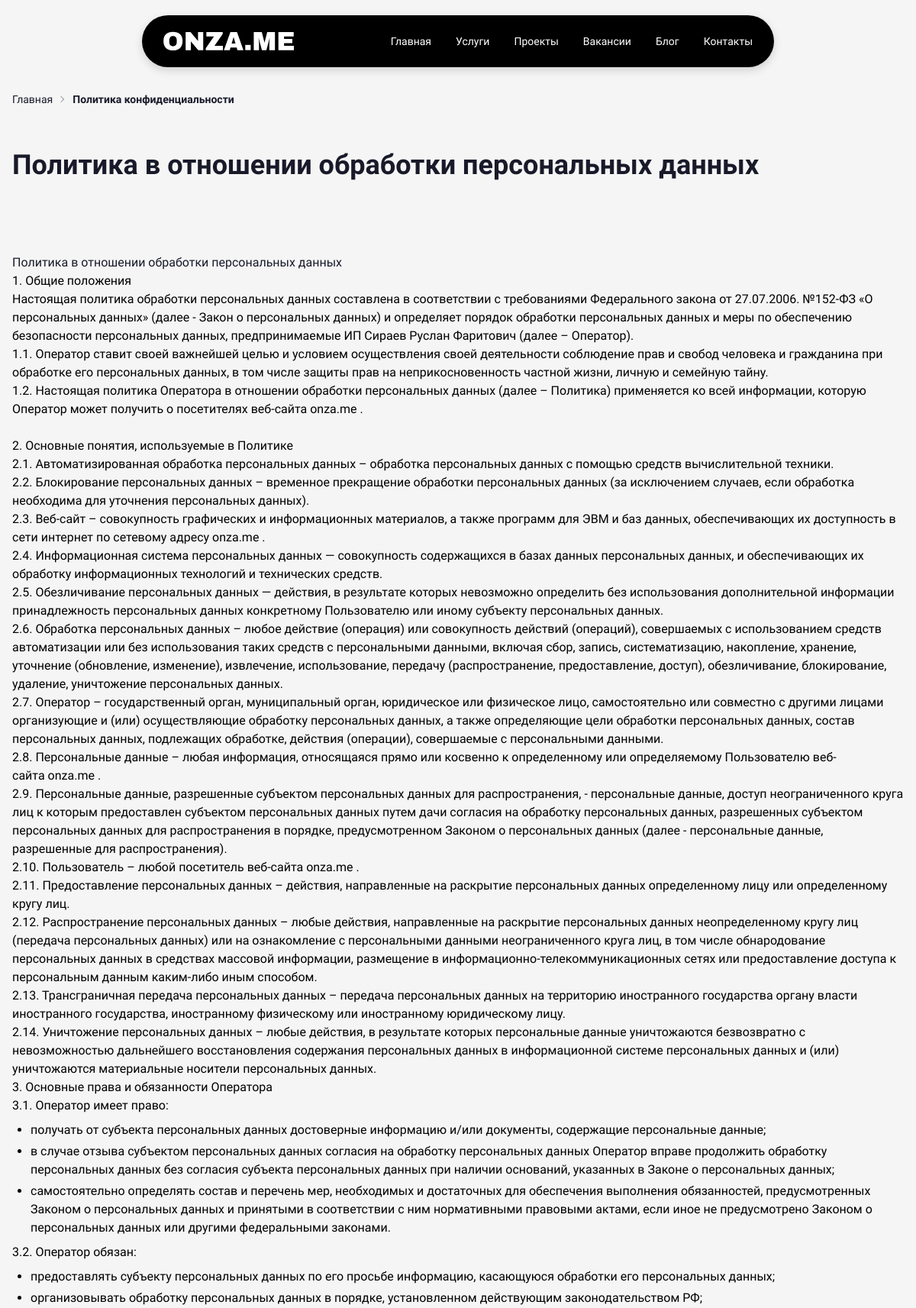
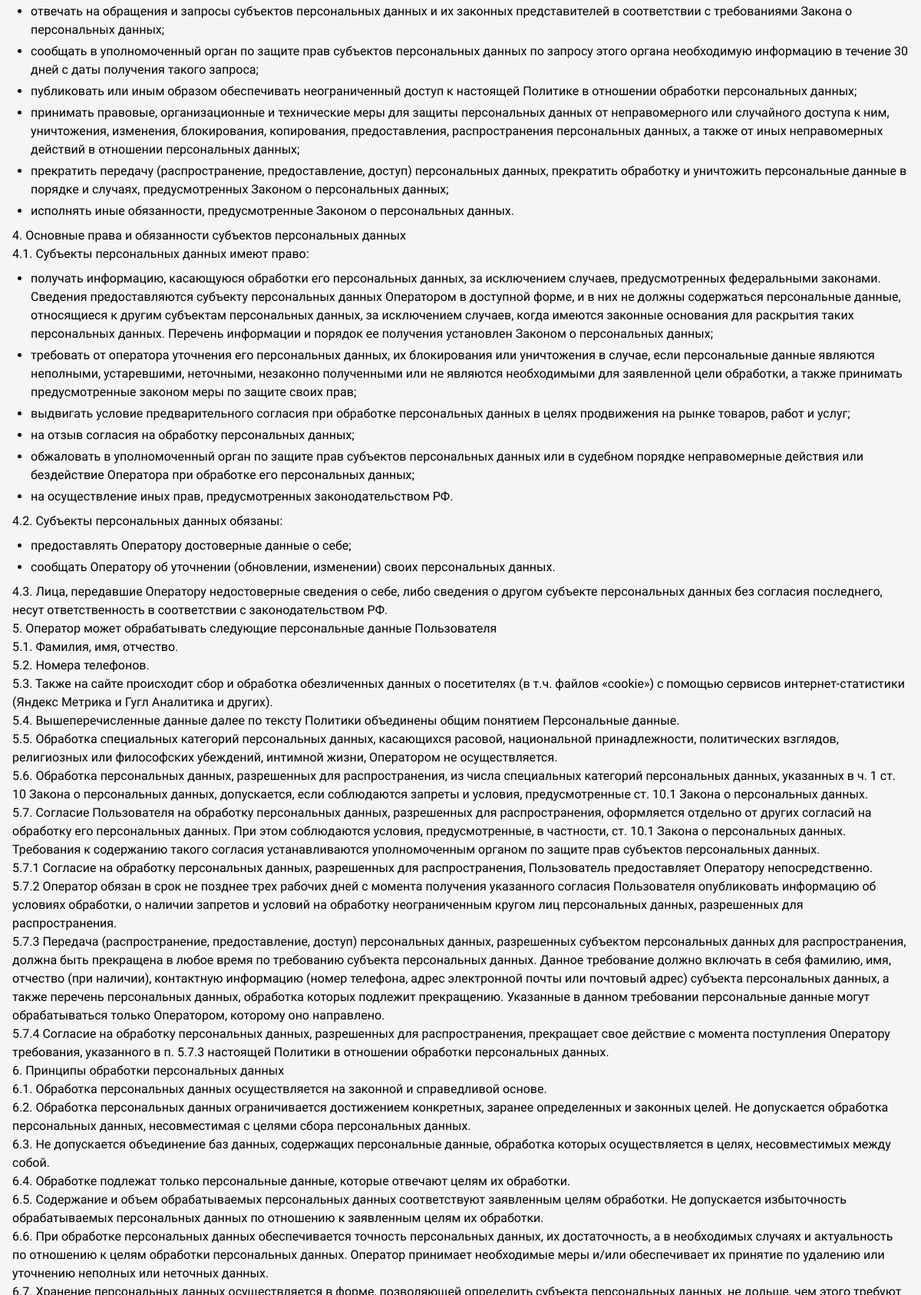
Page /privacy.php (upper part) on the committed database (2 pictures, top to bottom).
### tables this page shows
CREATE TABLE pages (
        id INTEGER PRIMARY KEY AUTOINCREMENT,
        slug TEXT UNIQUE NOT NULL,
        title TEXT NOT NULL,
        meta_description TEXT,
        content TEXT NOT NULL,
        is_active INTEGER DEFAULT 1,
        created_at DATETIME DEFAULT CURRENT_TIMESTAMP,
        updated_at DATETIME DEFAULT CURRENT_TIMESTAMP
    );

### privacy.php (the view, shortened to what this page needs)
<?php
function getPageBySlug($slug) {
    $db = getDB();
    $stmt = $db->prepare("SELECT * FROM pages WHERE slug = ? AND is_active = 1");
    $stmt->execute([$slug]);
    return $stmt->fetch();
}
$slug = 'privacy';
$page = getPageBySlug($slug);
if ($page) {
    $breadcrumbs = '<nav class="container mx-auto max-w-7xl px-4 pt-6 text-sm" aria-label="Хлебные крошки">
        <div class="breadcrumbs">
            <ul>
                <li><a href="/index.php">Главная</a></li>
                <li class="font-semibold">Политика конфиденциальности</li>
            </ul>
        </div>
    </nav>';
    $pageContent = $breadcrumbs . '
      <section class="container mx-auto max-w-7xl px-4 py-12 bw-section">
        <h1 class="text-4xl font-extrabold">' . htmlspecialchars($page['title']) . '</h1>
      </section>
      <section class="bw-section">
        <div class="container mx-auto max-w-7xl px-4 py-12">
          <div class="prose prose-lg max-w-none">
            ' . $page['content'] . '
          </div>
        </div>
      </section>';
    include __DIR__ . '/templates/base.php';
}

### assets/styles.css (style rules this page uses)
:root { --grad-from: 99, 102, 241; --grad-via: 236, 72, 153; --grad-to: 34, 197, 94; --rounded-btn: 0px; }
body { font-family: "Geologica", sans-serif; font-optical-sizing: auto; font-style: normal; font-variation-settings: "slnt" 0, "CRSV" 0, "SHRP" 0; background: #F5F5F5; }
h1, h2, h3 { font-family: "Geologica", sans-serif; font-optical-sizing: auto; font-style: normal; font-variation-settings: "slnt" 0, "CRSV" 0, "SHRP" 0; }
.bw-section { background: #F5F5F5; }
.bw-section h2, .bw-section h3, .bw-section p { color: #000000 !important; }
.prose ul { list-style-type: disc; padding-left: 1.5rem; margin-top: 0.5rem; margin-bottom: 0.5rem; }
.prose ul li { color: #000000 !important; margin-top: 0.25rem; }
a:not(.btn):not(.badge) { text-decoration: none !important; }

### rows in the picture
pages: title "Политика в отношении обработки персональных данных", content "Политика в отношении обработки персональных данных 1. Общие положения Настоящая политика обработки персональных данных составлена в соответствии с требованиями Федерального закона от 27.07.2006. №152-ФЗ «О персональных данных» (далее - Закон о персональных данных) и определяет порядок обработки персональных данных и меры по обеспечению безопасности персональных данных, предпринимаемые ИП Сираев Руслан Фаритович (далее – Оператор). 1.1. Оператор ставит своей важнейшей целью и условием осуществления своей деятельности соблюдение прав и свобод человека и гражданина при обработке его персональных данных, в том числе защиты прав на неприкосновенность частной жизни, личную и семейную тайну. 1.2.…"
